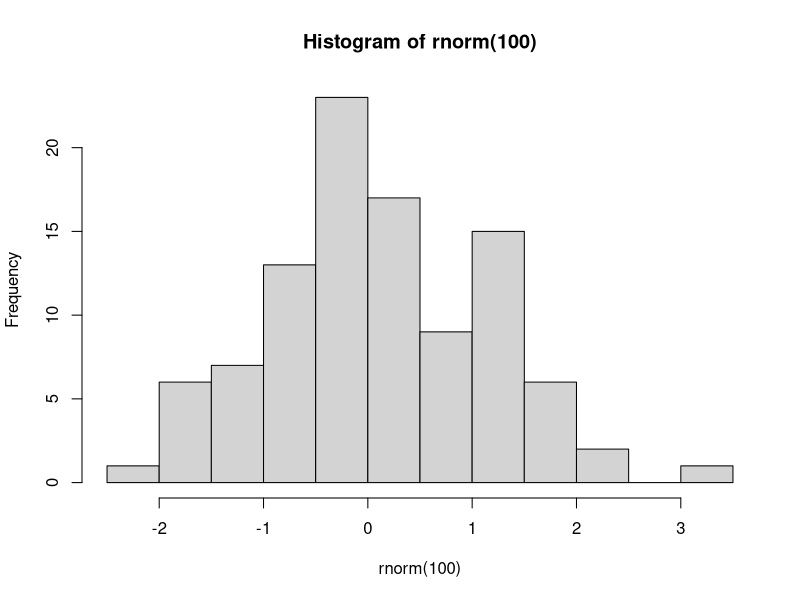

Generate this figure with R:
## ---- chunk 1
library(ggplot2)

head(iris)
## ---- chunk 2
hist(rnorm(100))
